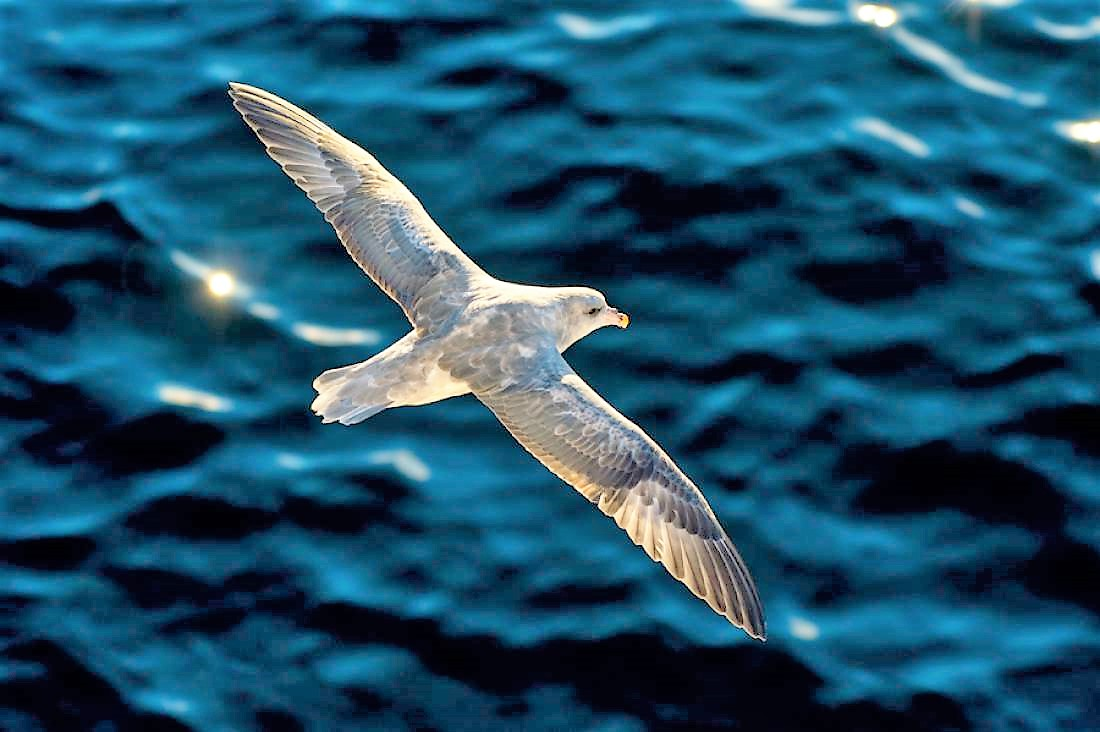
%> input picture 180040030_180050054_180100013_180050016_Final_Project/FlowVisualisation/code/bird.jpg, 1100 x 732 px
$ octave --eval "mycontour;"   (GNU Octave 9; MATLAB toolbox functions it lacks are replaced by stand-ins)
%> lines starting %> are read from the running program, lines starting %| are printed output that depends on the picture; in (x1, y1, x2, y2) boxes, pixels count from 0 and x2, y2 are one past the last pixel; in counts of white or black regions, pixels touching at a corner belong together; the program's own positions count from 1
function[] = mycontour()


    I1 = imread("../data/bird.jpg");
%> I1 is the input picture: size 732x1100x3 uint8; mean R, G, B 28.4, 80.4, 105.5
    I1 = imresize(I1,0.5);
%> I1: size 366x550x3 uint8
    Ia = rgb2gray(I1);
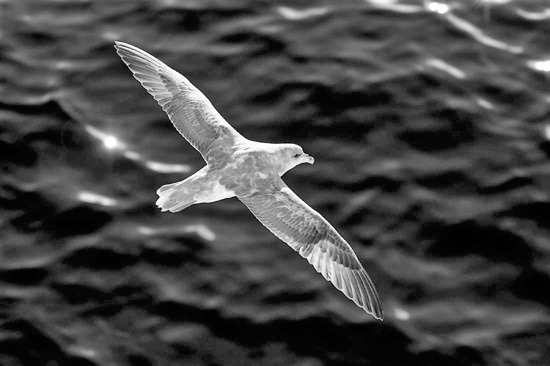
%> Ia: size 366x550 uint8; min 0, max 255, mean 67.7
    disp(size(I1));
%|    366   550     3
    edges = edge(Ia,'approxcanny',[0.1 0.99]);
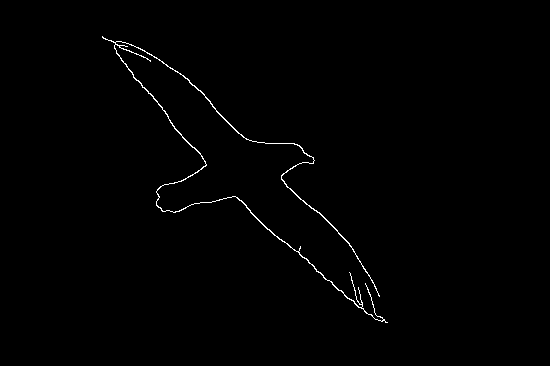
%> edges: size 366x550 logical; 0.68% white in thin lines or dots, all inside (x1, y1, x2, y2) = (102, 36, 388, 323)
    %figure, imshow(mat2gray(I));
    se = strel('disk',10);
    I2 = imclose(edges,se);
%> I2: size 366x550 logical; 1.5% white; 1 white region, box (x1, y1, x2, y2) and area: (102, 36, 388, 323) 3071
    I4 = imfill(I2,'holes');
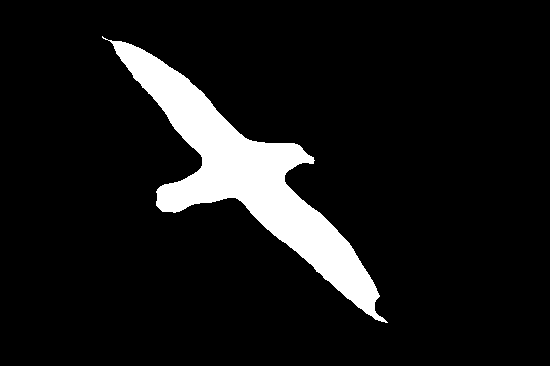
%> I4: size 366x550 logical; 8.9% white; 1 white region, box (x1, y1, x2, y2) and area: (102, 36, 388, 323) 17977

    [m,n,~] = size(I1);
%> m = 366; n = 550
    I3 = zeros(m,n);
    for i = 1:m
        for j = 1:n
            I3(i,j) = 1 - I4(i,j);
        end
    end
    mask = zeros(m,n);
    mask1 = zeros(m,n);
    for i = 1:m
        for j = 1:n
               mask(i,j) = I4(i,j);
               mask1(i,j) = 1 - I4(i,j);
        end
    end

    disp(size(mask));
%|    366   550

    alpha = 20;
    I = padarray(I1,[alpha,alpha],'both','replicate');
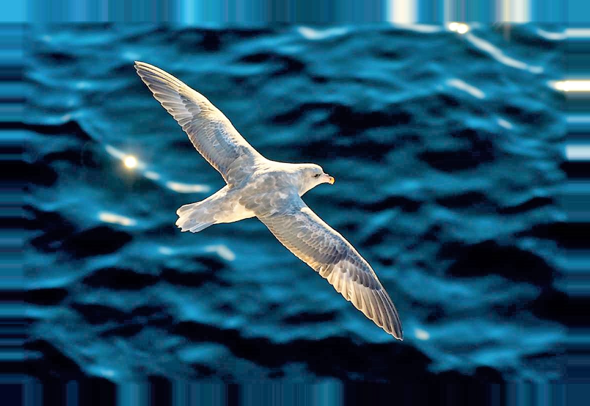
%> I: size 406x590x3 uint8; mean R, G, B 27.8, 80.3, 106.2
    figure, imshow(mat2gray(I1));
%    I2 = imread("Assignment 3/maskbird.jpg");
%    disp(size(I2));
    D = bwdist(mask);
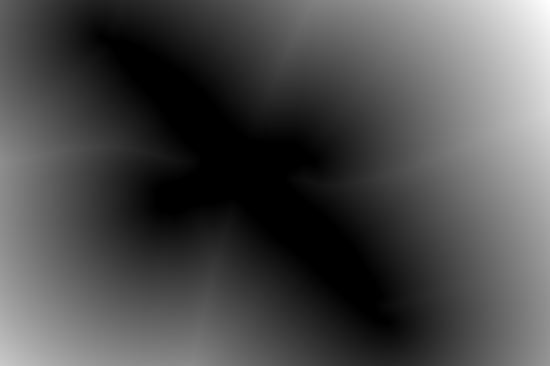
%> D: size 366x550 single; min 0, max 283.5, mean 83.9; drawn with min black and max white
    disp(size(D));
%|    366   550
    [m,n,~] = size(I1);
    final = zeros(m,n);
%    disp(m);
%    disp(n);
    for i = 1:m
        for j = 1:n
            %disp(i);
            if(mask(i,j) == 0)
                d = double(D(i,j,1));
                if (d < alpha)
                    final(i,j) = d;
                else
                    final(i,j) = alpha;
                end
            end
        end
    end
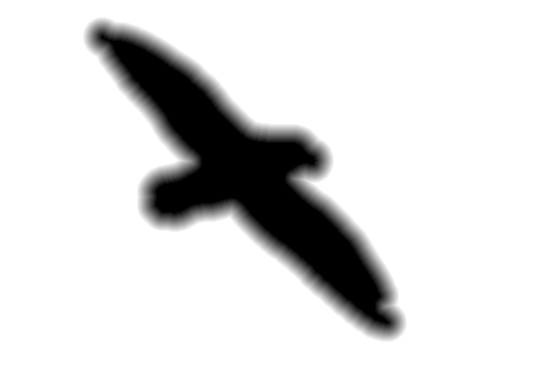
%> final: size 366x550 double; min 0, max 20, mean 17.21; drawn with min black and max white
%> after the loop, d = 167.6

    contour(final);
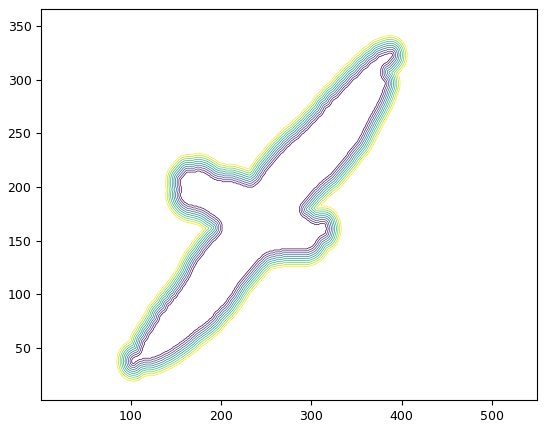
%> figure redrawn from the program's plot data


%> (the run ends here)

$ run again, with 180040030_180050054_180100013_180050016_Final_Project/FlowVisualisation/code/man.png saved as 180040030_180050054_180100013_180050016_Final_Project/FlowVisualisation/code/bird.jpg
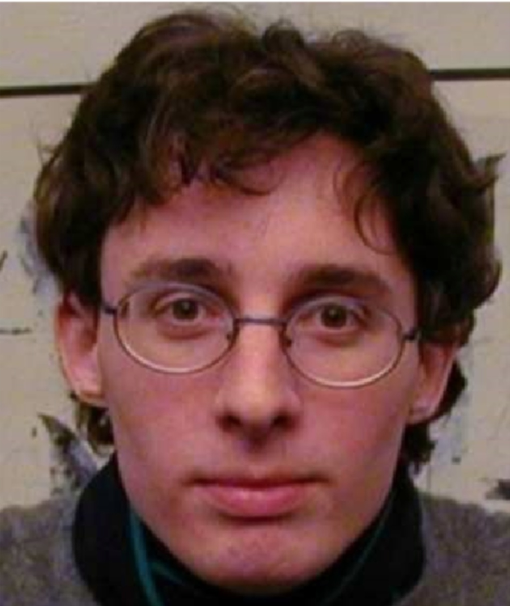
%> input picture 180040030_180050054_180100013_180050016_Final_Project/FlowVisualisation/code/man.png, 1020 x 1212 px (shown at 1/2 size)
%> in mycontour, I1 is the input picture: size 1212x1020x3 uint8; mean R, G, B 102.9, 73.4, 68.3
%> I1: size 606x510x3 uint8
%|    606   510     3
%> edges: size 606x510 logical; 0.16% white in thin lines or dots, all inside (x1, y1, x2, y2) = (1, 1, 509, 3)
%|    606   510
%|    606   510
%> after the loop in mycontour, `for i = 1:m`:
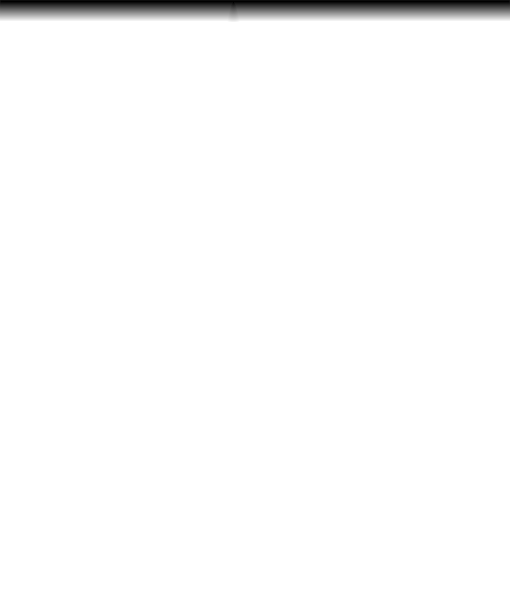
%> final: size 606x510 double; min 0, max 20, mean 19.62; drawn with min black and max white
%> after the loop in mycontour, `for i = 1:m`: d = 604
%> in mycontour, `contour(final);`:
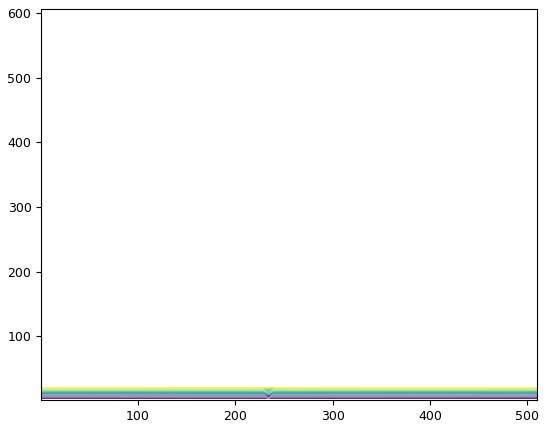
%> figure redrawn from the program's plot data
